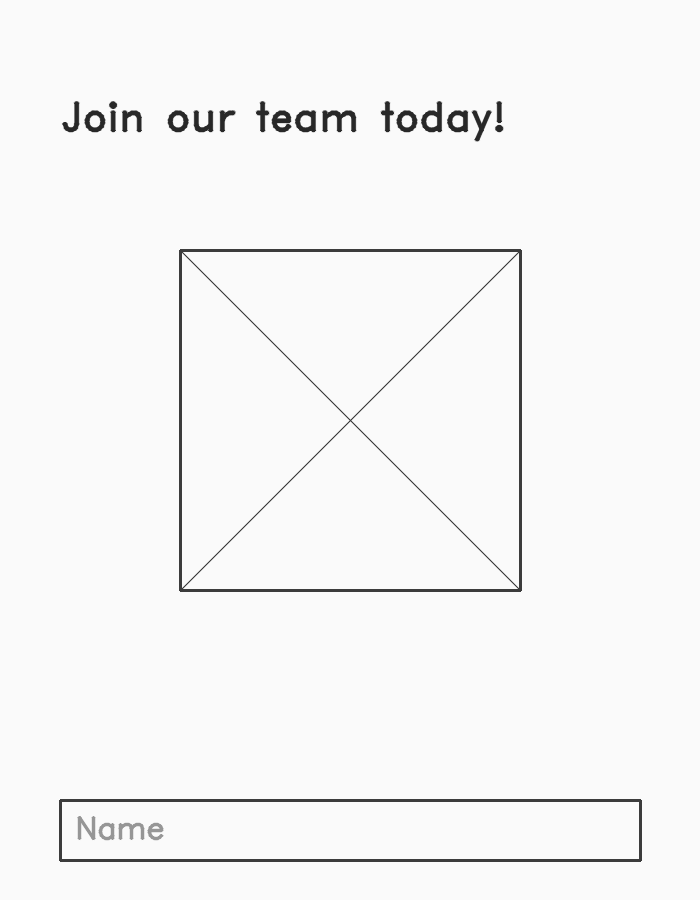
#> input picture services/preprocessing/fixtures/heading_image_input.png, 700 x 900 px
$ python -i heuristic_detector.py   (imports and definitions only)
#> lines starting #> are read from the running program, lines starting #| are printed output that depends on the picture; after the words box and inside, x2 and y2 are one past the last pixel; in counts of white or black regions, pixels touching at a corner belong together
#> in detect_from_path, img is the input picture: shape (900, 700); min 40, max 250, mean 245.8
"""
Heuristic detector — a real, working implementation of Pipeline Step 2 that
requires NO trained model, NO network, and NO GPU. It runs OpenCV contour
detection on the actual preprocessed image and classifies each detected
region by shape heuristics (aspect ratio, fill density, size).

Why this exists: `detect.py` implements the spec's real target (a
fine-tuned YOLOv8 model), but fine-tuning YOLOv8 requires a labeled
wireframe dataset and a training run neither of which exist yet. Without
this module, the pipeline could only ever be demoed against hand-typed
fake detections — it would never actually look at the wireframe you upload.
This module is what makes "the generated code reflects the wireframe you
actually attach" true today. `sidecar.py` uses this by default; swap in
`Detector` (YOLOv8) from `detect.py` once you have fine-tuned weights —
both produce the same `Detection` list shape, so nothing downstream needs
to change.

Classification heuristics (deliberately simple and explainable, not a
learned model):
  - very wide, short, low-fill-ratio rectangle with rounded/sharp border  -> button
  - small dense cluster of thin dark strokes                              -> text
  - large rectangle mostly enclosing other detected regions                -> container
  - large rectangle with high fill variance (photo-like) and no strokes   -> image
  - small square, roughly 1:1 aspect, near text                          -> icon
"""

from __future__ import annotations

from dataclasses import dataclass, asdict

import cv2
import numpy as np

MIN_AREA = 200            # ignore noise-sized contours
MAX_AREA_FRACTION = 0.92  # ignore a contour that's basically the whole image
MIN_ACCEPTED_CONFIDENCE = 0.58  # omit ambiguous micro-detections rather than invent UI
TEXT_LINE_HEIGHT_MAX = 34 # px, in a 1024-wide normalized image — short + wide -> likely a text line
CONTAINER_MIN_CHILDREN = 1


@dataclass
class Detection:
    label: str
    confidence: float
    x1: float
    y1: float
    x2: float
    y2: float
    role: str | None = None

    @property
    def width(self) -> float:
        return self.x2 - self.x1

    @property
    def height(self) -> float:
        return self.y2 - self.y1

    def to_dict(self) -> dict:
        return asdict(self)


def _classify_region(gray_img: np.ndarray, x: int, y: int, w: int, h: int, fill_ratio: float) -> tuple[str, float]:
    """Size/fill classification plus the two pixel-level corrections. Used for
    raw contours and for merged fragment groups alike, so they can't disagree."""
    label, confidence = _classify((x, y, w, h), gray_img.shape[:2], fill_ratio)
    # A short, wide outlined control (e.g. a 100x30 "Login" box) matches the
    # text-line shape rule; a closed rectangular border says it's a control.
    # An *empty* thin outlined bar is the wireframe convention for a line of
    # text, so the box must also contain something (its label).
    if label == "text" and 20 <= h <= 90 and has_rect_outline(gray_img, x, y, w, h) and _interior_ink(gray_img, x, y, w, h) >= 0.02:
        return ("input", 0.70) if w / max(h, 1) > 4.0 and fill_ratio < 0.25 else ("button", 0.66)
    # The X-crossed box is the universal image-placeholder glyph at any size;
    # size rules alone would call a large one a container.
    if label == "container" and _is_x_placeholder(gray_img, x, y, w, h):
        return "image", 0.75
    return label, confidence


def _classify(rect: tuple[int, int, int, int], img_shape: tuple[int, int], fill_ratio: float) -> tuple[str, float]:
    x, y, w, h = rect
    img_h, img_w = img_shape
    aspect = w / max(h, 1)

    # container: large box, roomy enough to hold other elements
    if w > img_w * 0.35 and h > img_h * 0.12:
        return "container", 0.75

    # wireframe card / media placeholder (e.g. 3-column service cards, map placeholder, media box).
    # Cards and media are taller than controls: at h > 45 this rule captured
    # ordinary ~120x40 buttons (≈124x46 after dilation) and labelled them images.
    if w > img_w * 0.10 and h > 60 and 0.5 <= aspect <= 2.8:
        return "image", 0.72

    # text line: short and wide, low fill (mostly whitespace + thin strokes)
    if h <= TEXT_LINE_HEIGHT_MAX and aspect > 2.2 and fill_ratio < 0.35:
        return "text", 0.68

    # Small squares are frequently OCR/edge artefacts. Do not promote them
    # to icons without a stronger, compact visual signal.
    if 0.82 <= aspect <= 1.22 and 16 <= w < 42 and 16 <= h < 42 and fill_ratio > 0.18:
        return "icon", 0.68

    # filled call-to-action: a solid, wide, control-height strip (e.g. a dark
    # "Login" bar) is a primary button, not a photo block
    if fill_ratio > 0.55 and aspect >= 2.5 and 20 <= h <= 90:
        return "button", 0.70

    # image: large area, high fill ratio (photo-like block), not text-shaped
    if fill_ratio > 0.55 and w > 60 and h > 60:
        return "image", 0.70

    # input: long, short box (very low fill, empty input field). Fields are
    # elongated (typically 5:1 and wider); compact outlined boxes (~3:1) are
    # buttons, which the next rule handles.
    if aspect > 4.0 and 18 <= h <= 55 and fill_ratio < 0.25:
        return "input", 0.70

    # button: moderately wide rectangle, low-to-mid fill, sits on its own
    if 1.2 <= aspect <= 6 and 20 <= h <= 90:
        return "button", 0.65

    # general container / card component
    if w > 50 and h > 35:
        return "container", 0.62

    return "container", 0.50


def detect_from_array(gray_uint8: np.ndarray, min_area: int = MIN_AREA) -> list[Detection]:
    """
    Runs contour detection on a single-channel uint8 image and returns
    normalized Detection objects. This is the real, callable implementation
    — `detect_from_path` and the CLI wrapper are thin wrappers around this.
    """
#> called with min_area = 200
    img_h, img_w = gray_uint8.shape[:2]
    max_area = img_h * img_w * MAX_AREA_FRACTION

    # Edge-based binary map picks up wireframe strokes (borders, text) well
    # regardless of whether the source is a clean digital wireframe or a
    # photographed hand sketch.
    blurred = cv2.GaussianBlur(gray_uint8, (3, 3), 0)
    edges = cv2.Canny(blurred, 40, 120)
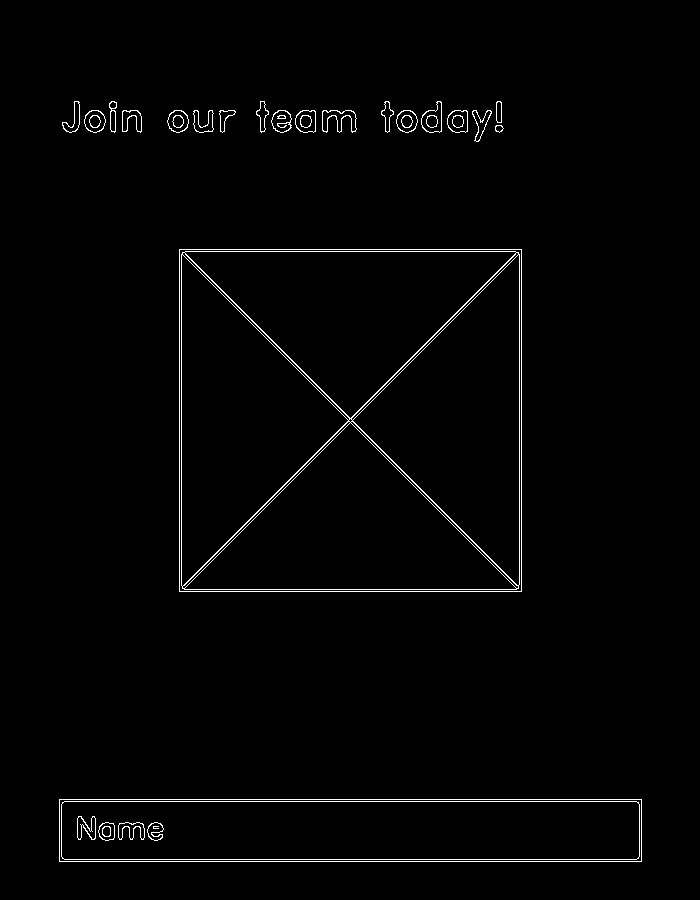
#> edges: shape (900, 700); 1.5% white in thin lines or dots, all inside (x1, y1, x2, y2) = (59, 101, 642, 862)
    # Adaptive threshold recovers faint pencil/scan strokes; combining it
    # with Canny preserves sharp digital outlines. Opening removes isolated
    # speckle before contours become components.
    adaptive = cv2.adaptiveThreshold(blurred, 255, cv2.ADAPTIVE_THRESH_GAUSSIAN_C, cv2.THRESH_BINARY_INV, 31, 8)
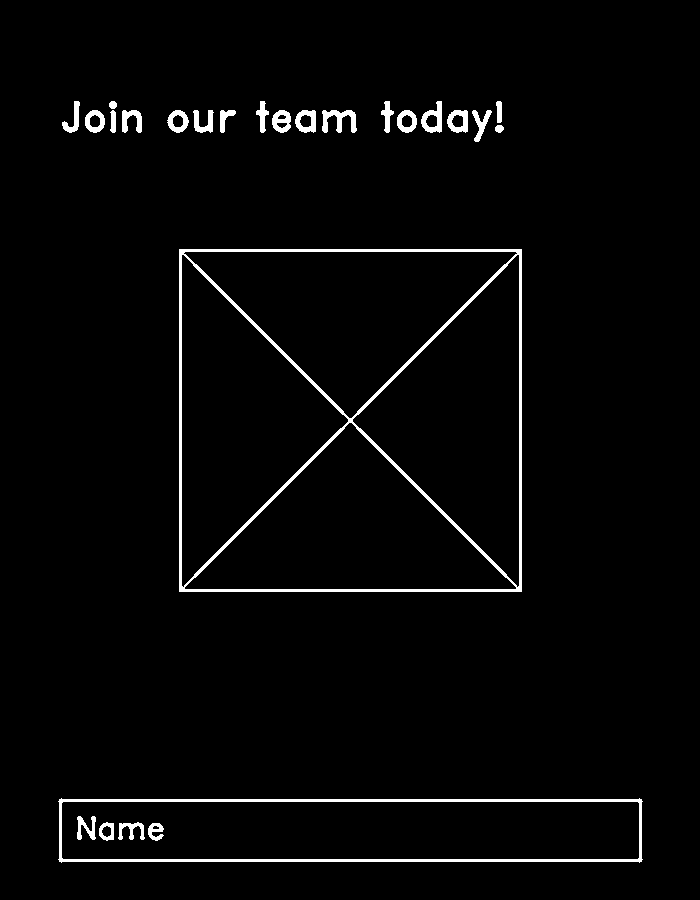
#> adaptive: shape (900, 700); 2.6% white; 25 white regions, largest, box (x1, y1, x2, y2) and area: (179, 249, 522, 592) 7291, (58, 798, 643, 863) 3852, (322, 110, 357, 133) 430
    adaptive = cv2.morphologyEx(adaptive, cv2.MORPH_OPEN, np.ones((2, 2), np.uint8))
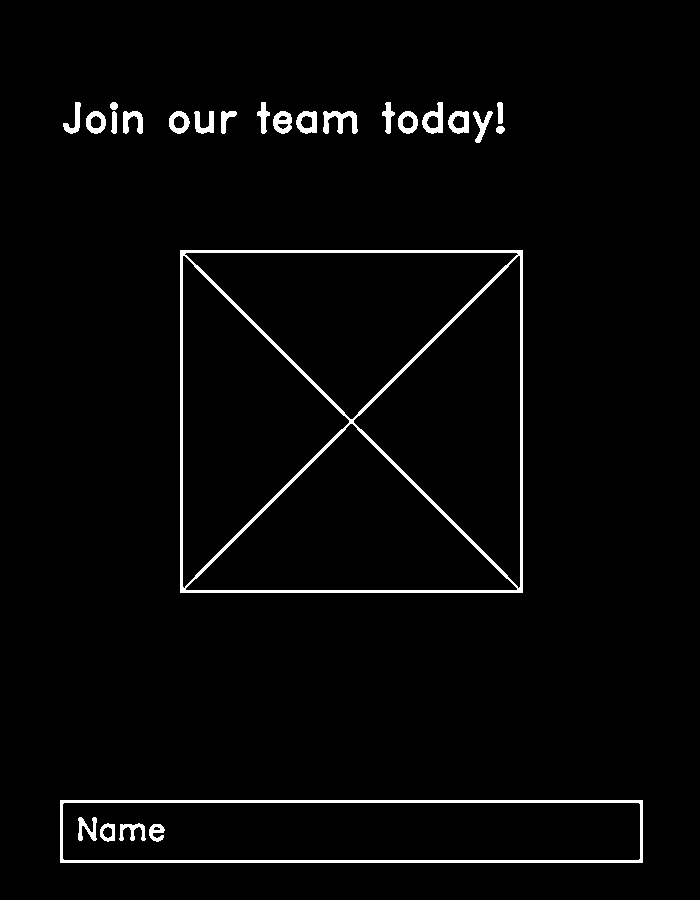
#> adaptive: shape (900, 700); 2.6% white; 25 white regions, largest, box (x1, y1, x2, y2) and area: (180, 250, 523, 593) 7291, (60, 800, 643, 863) 3844, (323, 111, 358, 134) 430
    edges = cv2.bitwise_or(edges, adaptive)
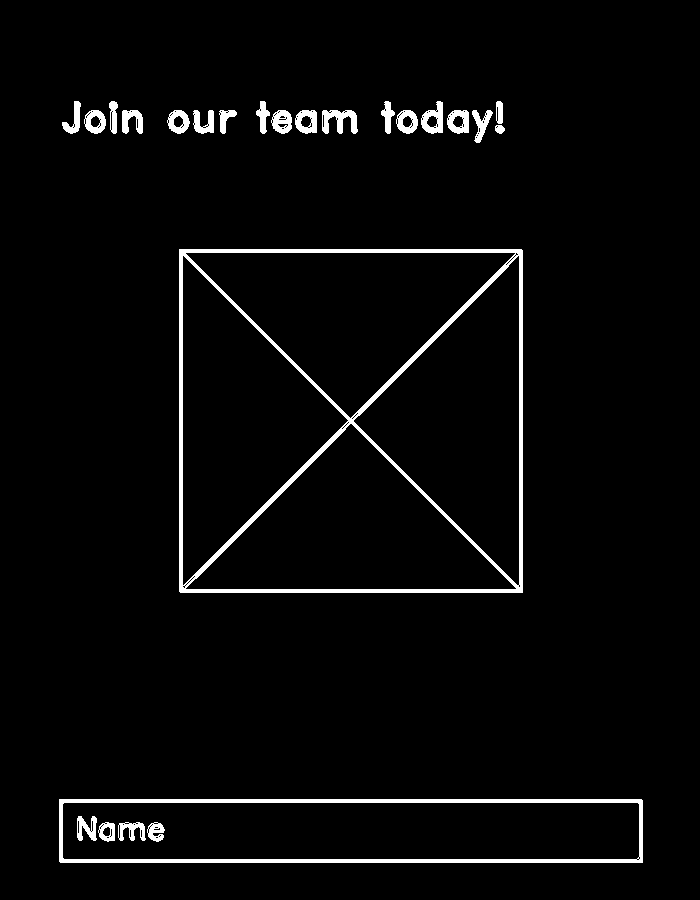
#> edges: shape (900, 700); 3.3% white; 24 white regions, largest, box (x1, y1, x2, y2) and area: (179, 249, 523, 593) 9364, (59, 799, 643, 863) 5120, (322, 110, 358, 134) 515
    dilated = cv2.dilate(edges, np.ones((3, 3), np.uint8), iterations=1)
#> dilated: shape (900, 700); 5% white; 19 white regions

    contours, _ = cv2.findContours(dilated, cv2.RETR_LIST, cv2.CHAIN_APPROX_SIMPLE)
#> contours = 35 contours, 4 with area under 20; largest, box (x1, y1, x2, y2) and area: (178, 248, 524, 594) 119024, (58, 798, 644, 864) 38024, (63, 803, 639, 859) 31614, (188, 425, 514, 589) 26580, (355, 258, 519, 584) 26580
#> (the rest of the program and of its run is left out)
